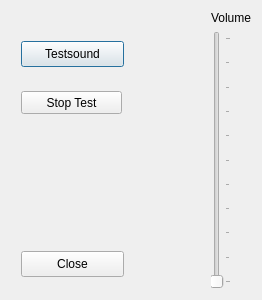
<?xml version="1.0" encoding="UTF-8"?>
<ui version="4.0">
 <class>Dialog</class>
 <widget class="QDialog" name="Dialog">
  <property name="windowModality">
   <enum>Qt::ApplicationModal</enum>
  </property>
  <property name="geometry">
   <rect>
    <x>0</x>
    <y>0</y>
    <width>262</width>
    <height>300</height>
   </rect>
  </property>
  <property name="windowTitle">
   <string>Sound Setup</string>
  </property>
  <layout class="QHBoxLayout" name="horizontalLayout_2">
   <item>
    <layout class="QHBoxLayout" name="horizontalLayout">
     <item>
      <widget class="QWidget" name="widget" native="true">
       <widget class="QPushButton" name="testSoundButton">
        <property name="geometry">
         <rect>
          <x>10</x>
          <y>30</y>
          <width>103</width>
          <height>26</height>
         </rect>
        </property>
        <property name="text">
         <string>Testsound</string>
        </property>
       </widget>
       <widget class="QPushButton" name="closeButton">
        <property name="geometry">
         <rect>
          <x>10</x>
          <y>240</y>
          <width>103</width>
          <height>26</height>
         </rect>
        </property>
        <property name="text">
         <string>Close</string>
        </property>
       </widget>
       <widget class="QPushButton" name="stopSoundButton">
        <property name="geometry">
         <rect>
          <x>10</x>
          <y>80</y>
          <width>101</width>
          <height>23</height>
         </rect>
        </property>
        <property name="text">
         <string>Stop Test</string>
        </property>
       </widget>
      </widget>
     </item>
     <item>
      <layout class="QGridLayout" name="gridLayout">
       <item row="1" column="0">
        <widget class="QSlider" name="volumeSlider">
         <property name="maximum">
          <number>100</number>
         </property>
         <property name="tracking">
          <bool>false</bool>
         </property>
         <property name="orientation">
          <enum>Qt::Vertical</enum>
         </property>
         <property name="tickPosition">
          <enum>QSlider::TicksBelow</enum>
         </property>
        </widget>
       </item>
       <item row="0" column="0">
        <widget class="QLabel" name="label">
         <property name="text">
          <string>Volume</string>
         </property>
         <property name="alignment">
          <set>Qt::AlignCenter</set>
         </property>
        </widget>
       </item>
      </layout>
     </item>
    </layout>
   </item>
  </layout>
 </widget>
 <resources/>
 <connections/>
</ui>
